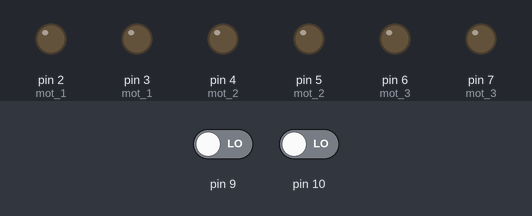
Bench run of a sketch on a simulated Arduino Uno, built with avr-gcc and run on an emulated ATmega328P. Shown: output pins drawn as LEDs (lit = HIGH). The test bench sets the inputs (shaded band); at power-on: pin 9 LOW, pin 10 LOW.

Above: at 1.2 s.
1.3 s: pin 9 driven HIGH
At 2.3 s:
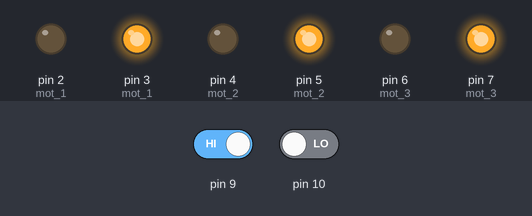
2.8 s: pin 10 driven HIGH
At 3.5 s:
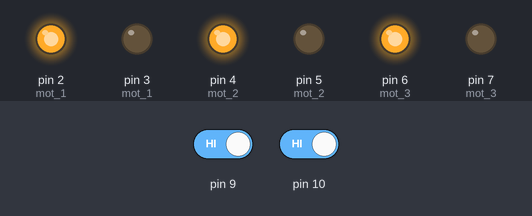
4.3 s: pin 10 driven LOW
At 4.6 s:
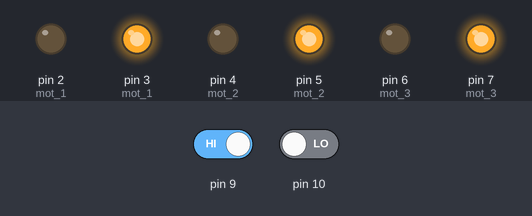
5.8 s: pin 9 driven LOW
At 6.9 s:
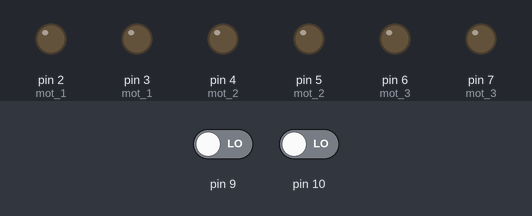
Timing chart, 0 to 8.3 s (numbered marks = the images above; inputs shaded):
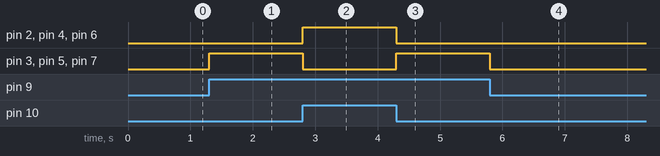

The sketch:

exohand_control.ino
```cpp
// Простая система управленя 3-мя сервоприводами бионической экзокисти с помощью миниатюрного пульта на радиоуправлении.

void setup()
{
  Serial.begin(9600);
  pinMode(2, OUTPUT); // mot 1
  pinMode(3, OUTPUT); // mot 1
  pinMode(4, OUTPUT); // mot 2
  pinMode(5, OUTPUT); // mot 2
  pinMode(6, OUTPUT); // mot 3
  pinMode(7, OUTPUT); // mot 3

  pinMode(10, INPUT); // radio_signal 1
  pinMode(9, INPUT); // radio_signal 2
}

void loop()
{
  if ((digitalRead(10) == 1))
    {
      digitalWrite(6,1); // моторы работает в одну сторону
      digitalWrite(7,0);

      digitalWrite(2,1);
      digitalWrite(3,0);

      digitalWrite(4,1);
      digitalWrite(5,0);
    }

  else if ((digitalRead(9) == 1))
    {
      digitalWrite(6,0); // моторы работают в другую сторону
      digitalWrite(7,1);


      digitalWrite(2,0);
      digitalWrite(3,1);

      digitalWrite(4,0);
      digitalWrite(5,1);
    }

    else {
      digitalWrite(6,0); // стоп всех моторов
      digitalWrite(7,0);


      digitalWrite(2,0);
      digitalWrite(3,0);

      digitalWrite(4,0);
      digitalWrite(5,0);
    }


}
```

Measured:
- after the input at 1.3 s, pin 3 (mot_1), pin 5 (mot_2), pin 7 (mot_3): LOW → HIGH at once
- after the input at 2.8 s, pin 2 (mot_1), pin 4 (mot_2), pin 6 (mot_3): LOW → HIGH at once; pin 3 (mot_1), pin 5 (mot_2), pin 7 (mot_3): HIGH → LOW at once
- after the input at 4.3 s, pin 2 (mot_1), pin 4 (mot_2), pin 6 (mot_3): HIGH → LOW at once; pin 3 (mot_1), pin 5 (mot_2), pin 7 (mot_3): LOW → HIGH at once
- after the input at 5.8 s, pin 3 (mot_1), pin 5 (mot_2), pin 7 (mot_3): HIGH → LOW at once
